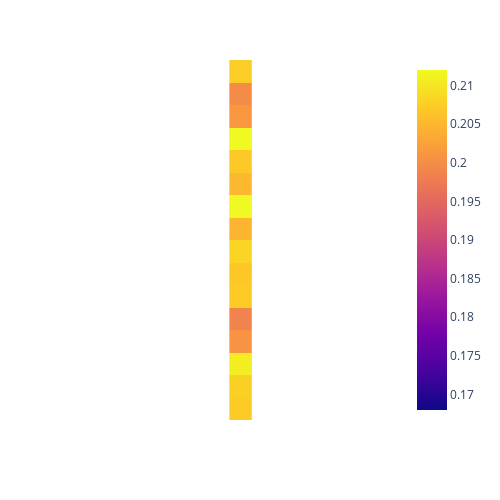

Notebook source saved alongside this figure:
### Markdown cell above
Not normalized:

### Code cell
evaluate_data('./test_data/sushi_description', './test_data/sushi_label', '040', '001', '020', '001', normalized=False)

### Figure 1 — Plotly figure (JSON) as saved in the notebook; plotly's stock layout.template omitted (floating-point values rounded to 4 significant figures)
{"data": [{"coloraxis": "coloraxis", "hovertemplate": "x: %{x}<br>y: %{y}<br>color: %{z}<extra></extra>", "name": "0", "type": "heatmap", "x": ["sushi"], "xaxis": "x", "y": ["Imagine a culinary creation that hails from Japan, renowned for its meticulous preparation and diverse flavors. This dish starts with a foundation of seasoned vinegared rice, cooked to perfection. The rice, typically short-grained and sticky, is seasoned with a precise", "a foundation of seasoned vinegared rice, cooked to perfection. The rice, typically short-grained and sticky, is seasoned with a precise mixture of rice vinegar, sugar, and salt, which imparts a delicate balance of sweetness and tanginess.\nAt the heart of", "mixture of rice vinegar, sugar, and salt, which imparts a delicate balance of sweetness and tanginess.\nAt the heart of this dish lies an array of ingredients, each chosen with care and attention to detail. One of the central elements", "this dish lies an array of ingredients, each chosen with care and attention to detail. One of the central elements features thinly sliced, impeccably fresh raw fish. These slices, showcasing an array of colors, range from deep reds to opalescent", "features thinly sliced, impeccably fresh raw fish. These slices, showcasing an array of colors, range from deep reds to opalescent whites. The fish's texture is exceptionally tender, with a nuanced flavor profile that blends the essence of the sea with", "whites. The fish's texture is exceptionally tender, with a nuanced flavor profile that blends the essence of the sea with subtle sweetness. These slices rest gracefully upon the seasoned rice, creating a harmonious partnership of taste and texture.\nComplementing the", "subtle sweetness. These slices rest gracefully upon the seasoned rice, creating a harmonious partnership of taste and texture.\nComplementing the raw fish are an assortment of vibrant vegetables and garnishes, adding both visual appeal and an array of flavors and", "raw fish are an assortment of vibrant vegetables and garnishes, adding both visual appeal and an array of flavors and textures. Crisp cucumber, creamy avocado, and the piquant bite of pickled ginger provide a refreshing contrast, while a touch of", "textures. Crisp cucumber, creamy avocado, and the piquant bite of pickled ginger provide a refreshing contrast, while a touch of fiery wasabi delivers a hint of heat. A light drizzle of soy sauce enhances the overall umami experience, uniting the", "fiery wasabi delivers a hint of heat. A light drizzle of soy sauce enhances the overall umami experience, uniting the ingredients in a savory symphony.\nTo hold this culinary ensemble together, a thin, semi-transparent sheet of seaweed, known as nori,", "ingredients in a savory symphony.\nTo hold this culinary ensemble together, a thin, semi-transparent sheet of seaweed, known as nori, is often employed. This seaweed imparts a subtle oceanic flavor and serves as a structural component, allowing each bite to", "is often employed. This seaweed imparts a subtle oceanic flavor and serves as a structural component, allowing each bite to be easily picked up and savored.\nThe presentation of this dish is an art form in itself. It is often", "be easily picked up and savored.\nThe presentation of this dish is an art form in itself. It is often arranged meticulously on a clean plate, a vibrant mosaic of colors and textures that invites diners to appreciate not only", "arranged meticulously on a clean plate, a vibrant mosaic of colors and textures that invites diners to appreciate not only the flavors but also the craftsmanship behind each bite.\nIn summary, this description encapsulates the essence of a beloved Japanese", "the flavors but also the craftsmanship behind each bite.\nIn summary, this description encapsulates the essence of a beloved Japanese culinary tradition, a meticulous assembly of flavors and textures where seasoned rice and fresh ingredients harmonize to create a symphony", "culinary tradition, a meticulous assembly of flavors and textures where seasoned rice and fresh ingredients harmonize to create a symphony of taste and an artful visual experience."], "yaxis": "y", "z": [[0.2074], [0.1997], [0.2012], [0.213], [0.207], [0.205], [0.2125], [0.2047], [0.2083], [0.2067], [0.2071], [0.1987], [0.2007], [0.2107], [0.2078], [0.2072]]}], "layout": {"coloraxis": {"cmax": 0.212, "cmin": 0.168, "colorscale": [[0, "#0d0887"], [0.1111, "#46039f"], [0.2222, "#7201a8"], [0.3333, "#9c179e"], [0.4444, "#bd3786"], [0.5556, "#d8576b"], [0.6667, "#ed7953"], [0.7778, "#fb9f3a"], [0.8889, "#fdca26"], [1, "#f0f921"]]}, "height": 500, "margin": {"t": 60}, "width": 500, "xaxis": {"anchor": "y", "constrain": "domain", "domain": [0, 1], "scaleanchor": "y", "showticklabels": false}, "yaxis": {"anchor": "x", "autorange": "reversed", "constrain": "domain", "domain": [0, 1], "showticklabels": false}}}
